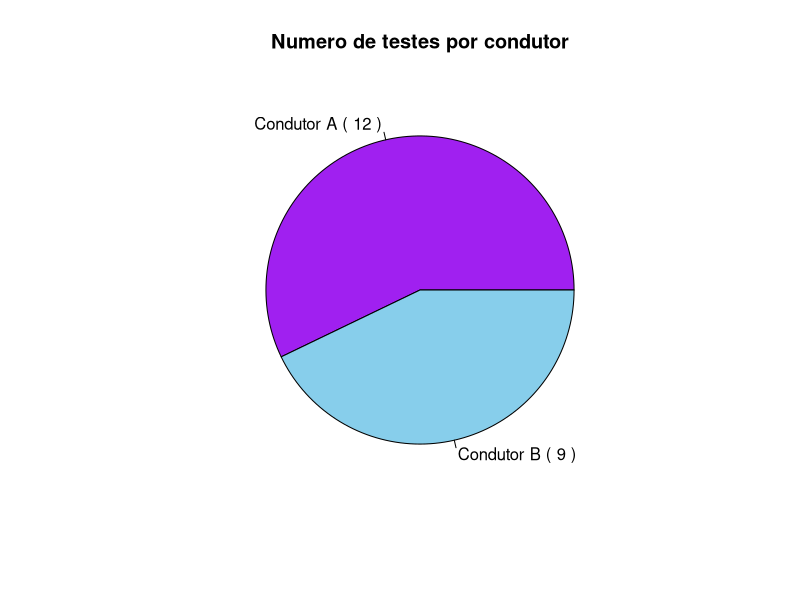
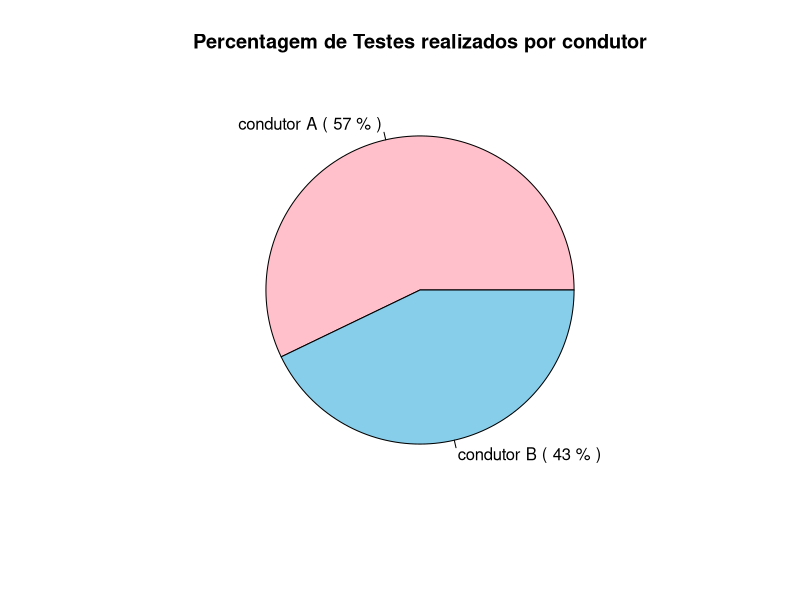

The R script that drew these images, in order: (Note: this script raises an error after producing the figures.)
#A-0 B-1   #amostra de 21 testes

condutor=c(1, 0, 0, 0, 0,
       1, 0, 1, 0, 0,
       1, 1, 1, 0, 1,
       0, 0, 1, 0, 1, 
       0) #qualitativa  nominal (binominal)

peso=c(2035, 1730, 1180, 1530, 1750,
       1940, 1460, 1960, 1850, 1533,
       1760, 1650, 2050, 1710, 1897,
       1380, 1490, 1820, 1510, 1950,
       1570) #quantitativa continua

distancia=c(138.9, 181.8, 243.9, 204.1, 178.6,
       163.9, 217.4, 163.9, 175.4, 198.2,
       178.6, 188.7, 137.0, 185.2, 166.7,
       212.8, 221.7, 172.4, 204.1, 151.5,
       196.1) #quantitativa continua

consumo=c(11, 6.3, 5.1, 6.3, 6.5,
       8.1, 5.3, 7.9, 7.3, 7.9,
       6.7, 6.1, 9.8, 5.9, 8.2,
       5.9, 5.2, 6.1, 5.4, 7.5, 
       5.9) #quantitativa continua

avaliacao=c(4, 2, 1, 2, 3,
       4, 1, 4, 3, 3,
       3, 2, 4, 3, 4,
       2, 1, 3, 1, 4,
       2) #qualitativa ordinal


#criar tabela  
table=cbind(condutor, peso, distancia, consumo, avaliacao)
table #mostra tabela
summary(table)

tabelaPD=cbind(peso, distancia)
summary(tabelaPD)


#tabelas freq aboslutas e relativas
table(condutor) #nominal (circular, barras)
table(peso) #continua (histograma, diagrama de extremos e quartis)
table(distancia) #continua
table(consumo) #continua
table(avaliacao) #ordinal (barras, diagrama de extremos e quartis)

#Tabelas
 #Freq. Absoluta de condutor
 f_g<-table(condutor)
 f_g
 
 #Freq. Relativa de condutor
 fr_g<-prop.table(f_g)
 fr_g

  # -------------------------------------------------------------------------------------------- #
 
 # Representaçoes graficas

 #Grafico circular

nomes_c<-c("Condutor A", "Condutor B") #legendas
  cores<-c("purple","skyblue") #cores do grafico
  rotulo<-paste(nomes_c,"(",paste(f_g),")",sep=" ") #dados (legendas, n. elementos)
  pie(f_g, main="Numero de testes por condutor",labels=rotulo,col=cores) #grafico circular

nomes_c<-c("condutor A","condutor B") #legendas
  cores<-c("pink","skyblue") #cores do grafico
  rotulo<-paste(nomes_c,"(",paste(round(100*fr_g),"%"),")",sep=" ") #dados (legendas, n. elementos)
  pie(fr_g, main="Percentagem de Testes realizados por condutor",labels=rotulo,col=cores) #grafico circular

  #Grafico circular 3D - Numero de testes
  nomes_c<-c("condutor A","condutor B") #legendas
  cores<-c("pink","skyblue") #cores do grafico
  rotulo<-paste(nomes_c,"(",paste(f_g),")",sep=" ") #dados (legendas, n. elementos)
  pie3D(f_g,explode = 0.05,main="Numero de testes por condutor",labels=rotulo,col=cores, labelcex = 1.1) #grafico circular

 #Grafico circular 3D - Percentagem de testes
  nomes_c<-c("condutor A","condutor B") #legendas
  cores<-c("pink","skyblue") #cores do grafico
  rotulo<-paste(nomes_c,"(",paste(round(100*fr_g),"%"),")",sep=" ") #dados (legendas, n. elementos)
  pie3D(fr_g,explode = 0.05,main="Percentagem de Testes realizados por condutor",labels=rotulo,col=cores, labelcex = 1.1) #grafico circular

  # -------------------------------------------------------------------------------------------- #

#Grafico Barras (freq absoluta ou freq relativa) (vari�veis nominal e ordenal; Nao serve para var. cont�nuas!!!!)

#Grafico de barras Numero de Testes por condutor
  barplot(f_g,main="Numero de Testes por condutor",xlab="Condutor", names.arg = c("A","B") ,ylab="N. de Testes",col=c("purple","skyblue"), ylim=c(0,21), xlim=c(0,4)) #ylim(limites de y) #fr de cada condutor
  legend("topright", legend = c("Condutor A", "Condutor B"), fill = c("purple","skyblue"), bty = "n")
  text(locator(n=2), paste(round(f_g,2)))

#Grafico de barras Percentagem de Testes por condutor
  barplot(fr_g,main="Pertagem de Testes por condutor",xlab="Condutor",ylab="Percentagem de Testes", names.arg = c("A","B"), col=c("purple","skyblue"), ylim=c(0,1), xlim=c(0,4)) #ylim(limites de y) #fr de cada condutor
  legend("topright", legend = c("Condutor A", "Condutor B"), fill = c("purple","skyblue"), bty = "n")
  text(locator(n=2), paste(round(fr_g,2)))

  # -------------------------------------------------------------------------------------------- #

#Histograma
 #Numero de testes por Peso
  hp=hist(peso, main="Numero de Testes por Peso", xlab="Peso (Kg)",ylab="N. de Testes" ,col = "skyblue", ylim = c(0,8))
  legend("topright", legend = c("Testes por Peso"), fill = c("skyblue"), bty = "n")
  summary(peso)  
  freq_abs=hp$counts
  text(locator(6), paste(round(freq_abs)))

 #Numero de testes por Distancia
  hd=hist(distancia,main="Numero de Testes por Distancia", xlab="Distancia (Km)",ylab="N. de Testes",col = "skyblue", ylim = c(0,10))
  legend("topright", legend = c("Testes por Distancia"), fill = c("skyblue"), bty = "n")
  summary(distancia)
  freq_rel=hd$counts
  text(locator(n=7), paste(round(freq_rel)))

  # -------------------------------------------------------------------------------------------- #

#boxplots

#Boxplot Peso + Dif Inter-quartis
  boxplot(peso, main = "Distribuicao do Peso", ylab="Peso (Kg)",col=c("mediumspringgreen"))
    summary(peso) 
  IQR(peso) #da intervalo interquartil (no peso, a diferenca entre o 1 qartil e o 3 quartil sao 367)

#Boxplot Distancia + Dif Inter-quartis
  boxplot(distancia, main = "Distribuicao da distancia", ylab="Distancia (Km)",col=c("lightgoldenrod1"))
  summary(distancia) 
  IQR(distancia) #da intervalo interquartil (na distancia, a diferenca entre o 1 qartil e o 3 quartil sao 37.4)

#Boxplot Peso por condutor + Summary
  boxplot(peso ~ condutor ,main = "Comparacao do Peso do veiculo por condutor", ylab="Peso (Kg)", xlab="Condutor", names=c("A","B"),
  col=c("purple","skyblue"), xlim=c(0,4))
  legend("topright", legend = c("Condutor A","Condutor B"), fill = c("purple","skyblue"), bty = "n")
  tapply(peso,condutor,summary)# Para interpretar os valores do boxplot (qt + proximo a media e a mediana estao, mais normais estao (assimetria); o min da mulher e menos de metade do min do homem; 1 quartil e 3 quartil(50%);)


#double boxplot distancia
  boxplot(distancia ~ condutor, main = "Comparacao da Distancia por condutor", ylab="Distancia (Km)", xlab="Condutor", names=c("A","B"),
  col=c("purple","skyblue"))
  #segundo esta amostra o genero feminino tem o ordenado atual menor que dos homens
  legend("topright", legend = c("Condutor A","Condutor B"), fill = c("purple","skyblue"), bty = "n")
  IQR(distancia) #da intervalo interquartil (no ordenado atual, a diferenca entre o 1 qartil e o 3 quartil sao 798.85)
  tapply(distancia,condutor,summary)# Para interpretar os valores do boxplot (qt + proximo a media e a mediana estao, mais normais estao 
  #(assimetria); o min da mulher e menos de metade do min do homem; 1 quartil e 3 quartil(50%);)
  
  #double boxplot consumo
  boxplot(consumo ~ condutor, main = "Comparacao do consumo por condutor", ylab="consumo medio de litros aos 100km", 
  xlab="Condutor", names=c("condutor A","condutor B"),col=c("purple","skyblue"))
  legend("topright", legend = c("Condutor A","Condutor B"), fill = c("purple","skyblue"), bty = "n")
  IQR(consumo)
  tapply(consumo,condutor,summary)
  
  #double boxplot distancia - avaliacao
  boxplot(distancia ~ avaliacao, main = "Comparacao da distancia por avaliacao", ylab="Distancia (Km)", xlab="Avaliacao", 
  names=c("1","2","3","4"),col=c("purple","skyblue","darkseagreen","coral"))
  legend("topright", legend = c("1 - desempenho muito bom", "2 - desempenho bom", "3 - desempenho fraco","4 - desempenho muito fraco"),
  fill = c("purple","skyblue","darkseagreen","coral"), bty = "n")
  IQR(distancia)
  tapply(distancia,avaliacao,summary)
  
  #double boxplot peso - avaliacao
  boxplot(peso ~ avaliacao, main = "Comparacao do peso por avaliacao", ylab="Peso (Kg)", xlab="Avaliacao", names=c("1","2","3","4"),
  col=c("purple","skyblue","darkseagreen","coral"))
  legend("topleft", legend = c("1 - desempenho muito bom", "2 - desempenho bom", "3 - desempenho fraco","4 - desempenho muito fraco"),
   fill = c("purple","skyblue","darkseagreen","coral"), bty = "n")
  IQR(peso)
  tapply(peso,avaliacao,summary)
  
  #double boxplot consumo - avaliacao
  boxplot(consumo ~ avaliacao, main = "Comparacao do consumo por avaliacao", ylab="Consumo Medio de Litros aos 100km", xlab="Avaliacao",
   names=c("1","2","3","4"),col=c("purple","skyblue","darkseagreen","coral"))
  legend("topleft", legend = c("1 - desempenho muito bom", "2 - desempenho bom", "3 - desempenho fraco","4 - desempenho muito fraco"),
   fill = c("purple","skyblue","darkseagreen","coral"), bty = "n")
  IQR(consumo)
  tapply(consumo,avaliacao,summary)
  
  # -------------------------------------------------------------------------------------------- #



#comparar 2 variaveis continuas

#---------------- distancia vai depender do peso do automovel e do condutor ----------------#

# PREVISAO: Regressao linear entre distancia e peso
plot(peso,distancia , pch = 19, col = "lightslateblue", main = "Distancia vs Peso", xlab = "Peso (Kg)", ylab = "Distancia (Km)")
cor(peso,distancia) # r= -0.9772903, esta muito longe de 1 por isso existe uma correlacao fraca e negativa


# y = B0 + B1 * X + erro <- regressao linear simples
# peso = B0(=3253.986) + B1(=-8.395) * distancia + erro (se o distancia for nulo(zero), o peso e de 3253kg)
# ^peso = 3253.986 + -8.395 * distancia (por cada km q se acrescenta � distancia, acrescenta -8.395kg no peso)


  model = lm(distancia ~ peso) #linear simples #dependente~independente
model #peso=3253.986+-8.395*distancia
abline(model, col="red") #desenhar a reta de regressao linear simples
summary(model) #sumario com as estimativas dos coeficientes

#residuals(erros do modelo do y = ... + erro)
#

#predict(model) #previsao - valores estimados pela reta para cada valor de x dado
# coeficiente de correlacao e coeficiente de determinacao, para a qualidade do ajustamento
cor(distancia,peso) # r= -0.9772903
cor(distancia,peso)^2  # r^2 = 0.9550963  (95,50% da variancia de y e explicada pela variancia de x)


3253.986+-8.395*100 #Estima-se que um automóvel que tivesse distancia de 100km a peso seria 2414.486kg
3253.986+-8.395*200 #Estima-se que um automóvel que tivesse distancia de 300km a peso seria 1574.986kg
(100-3253.986)/-8.395 #375.6982km é o distancia estimado para um automóvel que a peso seria 100kg???


#---------------- consumo vai depender da distancia ----------------#
# PREVISAO: Regressao linear entre consumo e distancia
plot(distancia,consumo , pch = 19, col = "lightslateblue", main = "Distancia vs Consumo",  xlab = "Distancia (Km)",ylab = "Consumo Medio (l/100Km)")# existe uma relacao de correlacao moderada e negativa entre as variaveis "distancia" e "consumo"
cor(distancia,consumo) # r= -0.8343691, esta muito longe de 1 por isso existe uma correlacao moderada e negativa

# y = B0 + B1 * X + erro <- regressao linear simples
# distancia = B0(=286.61) + B1(=-14.81) * consumo + erro (se o consumo for nulo(zero), a distancia e de km)
# ^distancia = 286.61 + -14.81 * consumo (por cada litro/100km q se acrescenta ao consumo, acrescenta -14.81km na distancia)

model = lm(consumo ~ distancia) #linear simples #dependente~independente
model #distancia=286.61+-14.81*consumo
abline(model, col="red") #desenhar a reta de regressao linear simples
summary(model) #sumario com as estimativas dos coeficientes

#residuals(erros do modelo do y = ... + erro)
#

#predict(model) #previsao - valores estimados pela reta para cada valor de x dado
# coeficiente de correlacao e coeficiente de determinacao, para a qualidade do ajustamento
cor(consumo,distancia) # r= -0.8343691
cor(consumo,distancia)^2  # r^2 = 0.6961718  (69,61% da variancia de y e explicada pela variancia de x)


286.61+-14.81*5 #Estima-se que um automovel que tivesse consumo de 5 litros/100km a distancia seria 212.56km
286.61+-14.81*8 #Estima-se que um automovel que tivesse consumo de 8 litros/100km  a distancia seria 168.13km
(5-286.61)/-14.81 # 19.01485 litros/100km e o consumo estimado para um automovel que a distancia seria 5km


#---------------- consumo vai depender da peso ----------------#
# PREVISAO: Regressao linear entre consumo e peso
plot(peso,consumo , pch = 19, col = "lightslateblue", main = "Peso vs Consumo",xlab = "Peso (Kg)", ylab = "Consumo Medio (l/100Km)")# existe uma relacao de correlacao moderada e positiva entre as variaveis "peso" e "consumo"
cor(peso,consumo) # r= 0.7866102, esta muito longe de 1 por isso existe uma correlacao moderada e positiva

# y = B0 + B1 * X + erro <- regressao linear simples
# peso = B0(=878.2) + B1(=119.9) * consumo + erro (se o consumo for nulo(zero), o peso e de kg)
# ^peso = 878.2 + 119.9 * consumo (por cada litro/100km q se acrescenta ao consumo, acrescenta 119.9kg no peso)

model = lm(consumo ~ peso)  #linear simples #dependente~independente
model #peso=878.2+119.9 * consumo
abline(model, col="red") #desenhar a reta de regressao linear simples
summary(model) #sumario com as estimativas dos coeficientes

#residuals(erros do modelo do y = ... + erro)
#

#predict(model) #previsao - valores estimados pela reta para cada valor de x dado
# coeficiente de correlacao e coeficiente de determinacao, para a qualidade do ajustamento
cor(consumo,peso) # r= 0.7866102
cor(consumo,peso)^2  # r^2 = 0.6187556 (61,87% da variancia de y e explicada pela variancia de x)


878.2+119.9 *5 #Estima-se que um automovel que tivesse consumo de 5 litros/100km o peso seria 1477.7kg
878.2+119.9 *8 #Estima-se que um automovel que tivesse consumo de 8 litros/100km o peso seria 1837.4kg
(5-878.2)/119.9 # -7.282736 litros/100km e o consumo estimado para um automovel que o peso seria 5kg


###### Estat�stica INDUTIVA
#inferencia estatistica


#exercicio
#C�lculo de propor��es:
dbinom (8, 21, 0.36) #P(condutor B = 8 em 21, 0.36) = 17.35% (a amostra pode n ser representativa)


#teste a normalidade
shapiro.test(peso) #w(estatistica de teste) #como p-value(0.6065) > 0.05, nao rejeita
shapiro.test(distancia) #w(estatistica de teste) #como p-value(0.9803) > 0.05, nao rejeita
shapiro.test(consumo) #w(estatistica de teste) #como p-value(0.02075) < 0.05, rejeita



#t-test a media populacional
t.test(peso, 
       alternative="two.sided",
       mu=1700, #media do peso
       conf.level=0.95) 
#nivel de confianca(nivel de significancia(100-95=5%) 
#df(grau de liberdade) 
#pvalue(valor de erro) #interval: ....(1quantil, 2quantil) 
#como 1700 esta dentro de 1702.619(mean of x)..., entao esta certo


t.test(distancia, 
       alternative="two.sided",
       mu=180, #media da distancia
       conf.level=0.90) 
#nivel de confianca #df(grau de liberdade) 
#pvalue(valor de erro) #interval: ....(1quantil, 2quantil) 
#como 180 esta dentro de 184.8048(mean of x)..., entao esta certo


t.test(consumo, 
       alternative="two.sided",
       mu=6.3, #media do consumo
       conf.level=0.90) 
#nivel de confianca #df(grau de liberdade) 
#pvalue(valor de erro) #interval: ....(1quantil, 2quantil) 
#como 6.3 esta dentro de 6.87619(mean of x)..., entao esta certo


#compare medias entre grupos
boxplot(distancia ~ condutor, main = "Comparacao da distancia por condutor", ylab="ordenado em kms", xlab="", names=c("condutor A","condutor B"),col=c("pink","blue"))
tapply(distancia,condutor,summary)# Para interpretar os valores do boxplot (qt + proximo a media e a mediana estao, mais normais estao (assimetria))

t.test(distancia ~ condutor,
       alternative="two.sided", 
       conf.level=0.95) 
#p-value < nivel significancia, ou seja, rejeitamos hipotese nula
#a diferenca entre as medias na populacao e positiva, entao e o grupo 0 (condutor A) com
#maior distancia

t.test(peso ~ condutor,
       alternative="two.sided", 
       conf.level=0.95) 
#p-value < nivel significancia, ou seja, nao rejeitamos hipotese nula
#a diferenca entre as medias na populacao e negativa, entao e o grupo 1 (condutor B) com
#maior peso

t.test(consumo ~ condutor,
       alternative="two.sided", 
       conf.level=0.95) 
#p-value < nivel significancia, ou seja, nao rejeitamos hipotese nula
#a diferenca entre as medias na populacao e negativa, entao e o grupo 1 (condutor B) com
#maior consumo



#Teste � signific�ncias dos coeficientes de regress�o e de determina��o
summary(model)


# Teste � normalidade dos erros
shapiro.test(model$residuals)
t.test(model$residuals, 
       alternative="two.sided",
       mu=0,
       conf.level=0.95) #pvalue e maior que nivel de significancia, ou seja, nao rejeito h0


#duas continuas: regressao linear simples

plot(peso, distancia, pch = 1, cex = 1.3, col = "blue", main = "peso vs distancia", xlab = "peso", ylab = "distancia")

cor(peso,distancia) # r= -0.9772903

model = lm(distancia ~ peso) #linear simples #dependente~independente
predict(model)
model #ver modelo;peso=378.5198+-0.1138*distancia
abline(model, col="red") #desenhar a reta de regressao linear simples #intercept(ordenada da origem); a distancia vai depender do peso do automovel e do condutor
summary(model) # sumario com as estimativas dos coeficientes, p-value e r-quadrado
#intercept e peso tem o p-value muito proximo de zero
#f-statistic: p-value muito pequeno entao rejeita-se h0

cor(peso,distancia)^2  # r^2 = 0.9550963  (95,50% da variancia de y e explicada pela variancia de x)


summary(model)




378.5198+-0.1138*2000 #se a peso for 2000kg, entao a distancia e 150.9198km
